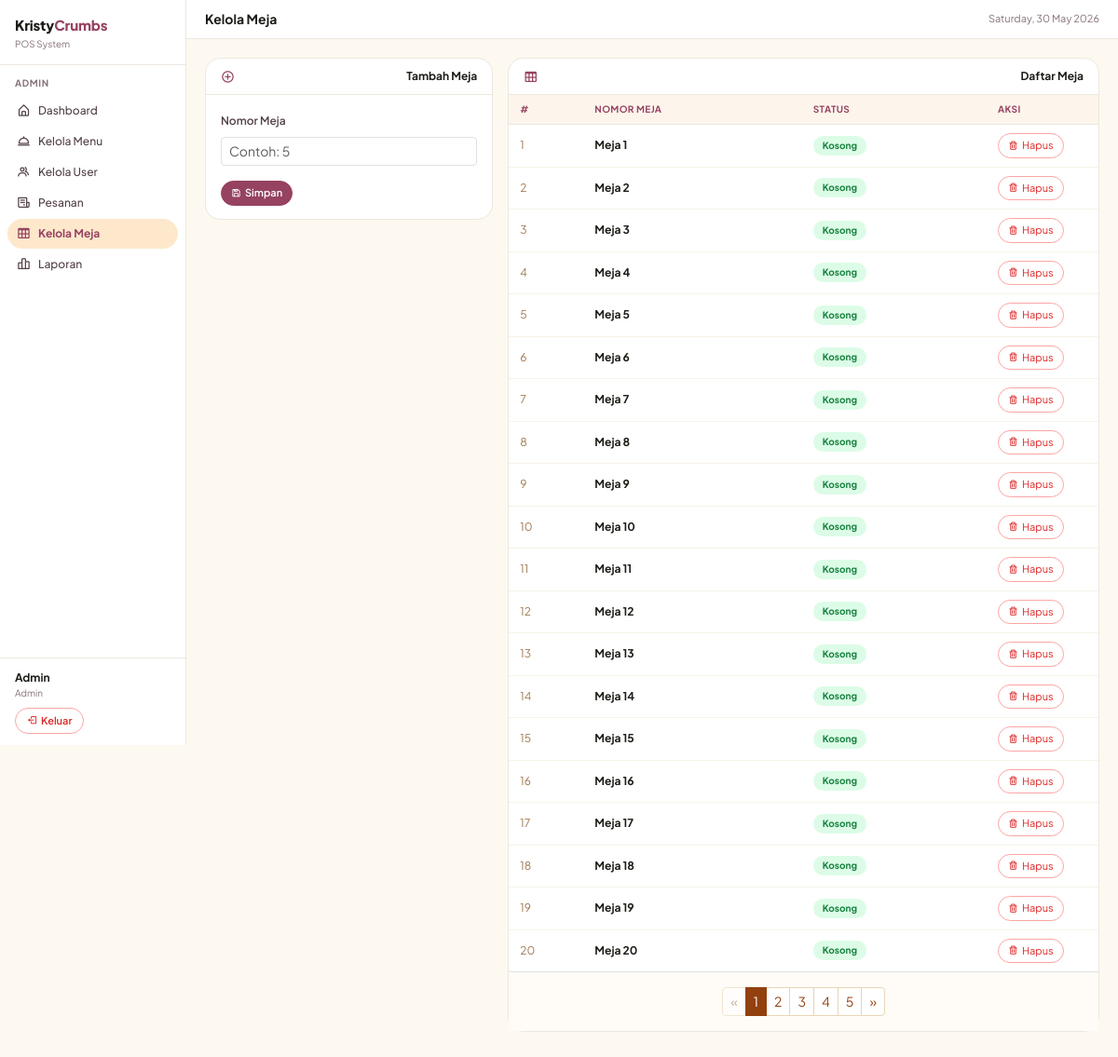
Screenshot of /admin.php?tab=meja (signed in) with the database file from the repository.
### tables this page shows
CREATE TABLE `tb_meja` (
  `id_meja` int NOT NULL,
  `nomor_meja` int NOT NULL,
  `status` enum('kosong','terisi') NOT NULL
);

### admin.php (the view, shortened to what this page needs)
<?php
include 'function/connect.php';
$tab = $_GET['tab'] ?? 'dashboard';
include '_layout.php';
?>
<?php if ($tab === 'dashboard'): ?>
  <?php
  $omzet    = mysqli_fetch_assoc(mysqli_query($koneksi, "SELECT IFNULL(SUM(total_harga),0) AS n FROM tb_pesanan WHERE status_bayar='lunas' AND DATE(tgl_pesanan)=CURDATE()"))['n'];
  $trx      = mysqli_fetch_assoc(mysqli_query($koneksi, "SELECT COUNT(*) AS n FROM tb_pesanan WHERE DATE(tgl_pesanan)=CURDATE()"))['n'];
  $belum    = mysqli_fetch_assoc(mysqli_query($koneksi, "SELECT COUNT(*) AS n FROM tb_pesanan WHERE status_bayar='belum_bayar'"))['n'];
  $tot_menu = mysqli_fetch_assoc(mysqli_query($koneksi, "SELECT COUNT(*) AS n FROM tb_menu"))['n'];
  ?>
  <div class="stat-grid">
    <div class="stat-box">
      <div class="stat-label">Omzet Hari Ini</div>
      <div class="stat-value">Rp <?= number_format($omzet, 0, ',', '.') ?></div>
    </div>
    <div class="stat-box">
      <div class="stat-label">Transaksi Hari Ini</div>
      <div class="stat-value dark"><?= $trx ?></div>
    </div>
    <div class="stat-box">
      <div class="stat-label">Belum Bayar</div>
      <div class="stat-value blue"><?= $belum ?></div>
    </div>
    <div class="stat-box">
      <div class="stat-label">Total Menu</div>
      <div class="stat-value dark"><?= $tot_menu ?></div>
    </div>
  </div>
  <div class="kc-card">
    <div class="kc-card-header"><span><i class='bx bx-receipt'></i> Pesanan Terbaru</span></div>
    <table class="kc-table w-100">
      <thead>
        <tr>
          <th>#</th>
          <th>Pelanggan</th>
          <th>Meja</th>
          <th>Total</th>
          <th>Status Bayar</th>
          <th>Status Pesanan</th>
        </tr>
      </thead>
      <tbody>
        <?php $q = mysqli_query($koneksi, "SELECT * FROM tb_pesanan ORDER BY id_pesanan DESC LIMIT 10");
        while ($r = mysqli_fetch_assoc($q)): ?>
          <tr>
            <td style="color:#a07850"><?= $r['id_pesanan'] ?></td>
            <td><?= htmlspecialchars($r['nama_pelanggan']) ?></td>
            <td>Meja <?= $r['no_meja'] ?></td>
            <td>Rp <?= number_format($r['total_harga'], 0, ',', '.') ?></td>
            <td><span class="kc-badge <?= $r['status_bayar'] === 'lunas' ? 'kc-badge-green' : 'kc-badge-yellow' ?>"><?= $r['status_bayar'] ?></span></td>
            <td><span class="kc-badge <?= $r['status_pesanan'] === 'selesai' ? 'kc-badge-brown' : 'kc-badge-blue' ?>"><?= $r['status_pesanan'] ?></span></td>
          </tr>
        <?php endwhile; ?>
      </tbody>
    </table>
  </div>
<?php elseif (strtolower($tab) === 'meja'): ?>
  <div class="row g-3">
    <div class="col-md-4">
      <div class="kc-card">
        <div class="kc-card-header"><i class='bx bx-plus-circle'></i> Tambah Meja</div>
        <div class="kc-card-body">
          <form action="function/function_meja/add_meja.php" method="POST">
            <div class="mb-3">
              <label class="form-label">Nomor Meja</label>
              <input type="number" name="nomor_meja" class="form-control form-control-sm" placeholder="Contoh: 5" min="1" required>
            </div>
            <button type="submit" name="add_meja" class="btn-kc btn-kc-sm"><i class='bx bx-save'></i> Simpan</button>
          </form>
        </div>
      </div>
    </div>
    <div class="col-md-8">
      <div class="kc-card">
        <div class="kc-card-header"><i class='bx bx-table'></i> Daftar Meja</div>
        <table class="kc-table w-100">
          <thead>
            <tr>
              <th style="width: 80px;">#</th>
              <th>Nomor Meja</th>
              <th>Status</th>
              <th style="width: 120px;">Aksi</th>
            </tr>
          </thead>
          <tbody>
            <?php
            $limit = 20;
            $page = intval($_GET['page'] ?? 1);
            $total_query = mysqli_query($koneksi, "SELECT COUNT(*) AS total FROM tb_meja");
            $total_data = mysqli_fetch_assoc($total_query)['total'];
            $total_pages = ceil($total_data / $limit);
            $offset = ($page - 1) * $limit;
            $q = mysqli_query($koneksi, "SELECT * FROM tb_meja ORDER BY nomor_meja ASC LIMIT $limit OFFSET $offset");
            $no = $offset + 1;
            while ($d = mysqli_fetch_assoc($q)):
              $is_kosong = $d['status'] === 'kosong';
              $badge_class = $is_kosong ? 'kc-badge-green' : 'kc-badge-red';
              $status_text = $is_kosong ? 'Kosong' : 'Terisi';
            ?>
              <tr>
                <td style="color:#a07850"><?= $no++ ?></td>
                <td><strong>Meja <?= htmlspecialchars($d['nomor_meja']) ?></strong></td>
                <td><span class="kc-badge <?= $badge_class ?>"><?= $status_text ?></span></td>
                <td>
                  <a href="function/function_meja/delete_meja.php?id=<?= $d['id_meja'] ?>" class="btn-kc-danger" onclick="return confirm('Hapus Meja <?= $d['nomor_meja'] ?>?')"><i class='bx bx-trash'></i> Hapus</a>
                </td>
              </tr>
            <?php endwhile; ?>
          </tbody>
        </table>
        <?php if ($total_pages > 1): ?>
          <div class="d-flex justify-content-center p-3 border-top" style="background: #fffcf7;">
            <nav aria-label="Page navigation">
              <ul class="pagination pagination-sm m-0">
                <li class="page-item <?= $page <= 1 ? 'disabled' : '' ?>">
                  <a class="page-link" href="admin.php?tab=meja&page=<?= $page - 1 ?>" aria-label="Previous">
                    <span aria-hidden="true">&laquo;</span>
                  </a>
                </li>
                <?php for ($i = 1; $i <= $total_pages; $i++): ?>
                  <li class="page-item <?= $i == $page ? 'active' : '' ?>">
                    <a class="page-link" href="admin.php?tab=meja&page=<?= $i ?>"><?= $i ?></a>
                  </li>
                <?php endfor; ?>
                <li class="page-item <?= $page >= $total_pages ? 'disabled' : '' ?>">
                  <a class="page-link" href="admin.php?tab=meja&page=<?= $page + 1 ?>" aria-label="Next">
                    <span aria-hidden="true">&raquo;</span>
                  </a>
                </li>
              </ul>
            </nav>
          </div>
        <?php endif; ?>
      </div>
    </div>
  </div>
<?php endif; ?>
<?php include '_layout_end.php'; ?>

### _layout.php (style rules this page uses)
* { font-family: 'Plus Jakarta Sans', sans-serif; }
body { background: #fdf9f0; margin: 0; }
a { text-decoration: none; }
.kc-card { background: #fff; border: 1px solid #ece8df; border-radius: 16px; margin-bottom: 16px; }
.kc-card-header { padding: 10px 16px; border-bottom: 1px solid #ece8df; font-weight: 700; font-size: 12px; color: #1c1c17; display: flex; align-items: center; justify-content: space-between; border-radius: 16px 16px 0 0; }
.kc-card-header i { color: #964261; font-size: 15px; margin-right: 4px; }
.kc-card-body { padding: 14px 16px; }
.kc-table thead th { background: #fdf5ec; color: #964261; font-size: 10px; font-weight: 700; text-transform: uppercase; letter-spacing: .04em; padding: 8px 12px; border-bottom: 1px solid #ece8df; }
.kc-table tbody td { padding: 9px 12px; border-bottom: 1px solid #f7f3ea; font-size: 12px; vertical-align: middle; color: #1c1c17; }
.kc-table tbody tr:last-child td { border-bottom: none; }
.kc-badge { border-radius: 999px; padding: 3px 10px; font-size: 10px; font-weight: 700; display: inline-block; }
.kc-badge-green { background: #dcfce7; color: #15803d; }
.btn-kc { background: #964261; border: 1px solid #964261; color: #fff; border-radius: 999px; padding: 6px 14px; font-size: 12px; font-weight: 600; cursor: pointer; display: inline-flex; align-items: center; gap: 4px; transition: background 0.15s, color 0.15s, border-color 0.15s; }
.btn-kc-sm { padding: 4px 10px; font-size: 11px; }
.btn-kc-danger { background: #fff; border: 1px solid #fca5a5; color: #dc2626; border-radius: 999px; padding: 4px 10px; font-size: 11px; cursor: pointer; display: inline-flex; align-items: center; gap: 4px; transition: background 0.15s; }
.form-label { font-size: 12px; font-weight: 600; color: #534247; }

### admin.php (style rules this page uses)
.pagination .page-link { color: #92400e; background-color: #fff; border: 1px solid #e8d5b8; }
.pagination .page-item.active .page-link { background-color: #92400e; border-color: #92400e; color: #fff; }
.pagination .page-item.disabled .page-link { color: #a07850; opacity: 0.6; }

### rows the page displays
tb_meja: nomor_meja "1", status "Kosong"
tb_meja: nomor_meja "2", status "Kosong"
tb_meja: nomor_meja "3", status "Kosong"
tb_meja: nomor_meja "4", status "Kosong"
tb_meja: nomor_meja "5", status "Kosong"
tb_meja: nomor_meja "6", status "Kosong"
tb_meja: nomor_meja "7", status "Kosong"
tb_meja: nomor_meja "8", status "Kosong"
tb_meja: nomor_meja "9", status "Kosong"
tb_meja: nomor_meja "10", status "Kosong"
tb_meja: nomor_meja "11", status "Kosong"
tb_meja: nomor_meja "12", status "Kosong"
tb_meja: nomor_meja "13", status "Kosong"
tb_meja: nomor_meja "14", status "Kosong"
tb_meja: nomor_meja "15", status "Kosong"
tb_meja: nomor_meja "16", status "Kosong"
tb_meja: nomor_meja "17", status "Kosong"
tb_meja: nomor_meja "18", status "Kosong"
tb_meja: nomor_meja "19", status "Kosong"
tb_meja: nomor_meja "20", status "Kosong"

### other values shown
$uname "Admin"
$role "Admin"
$page_title "Kelola Meja"
